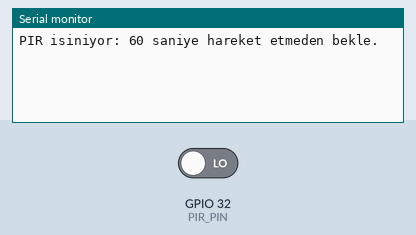
A sketch run on a simulated ESP32. Shown: the last lines printed to the serial monitor. Inputs (shaded band) come from the test bench; at power-on: GPIO 32 (PIR_PIN) LOW.

Above: at 1.2 s.
1.3 s: GPIO 32 (PIR_PIN) driven HIGH
At 2.0 s:
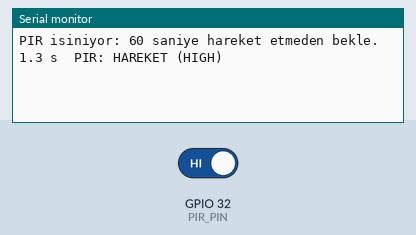
2.8 s: GPIO 32 (PIR_PIN) driven LOW
At 3.2 s:
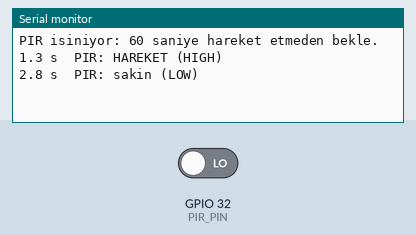

The sketch:

Foy5_PIR_Test.ino
```cpp
// FOY 5 - Kod 5.1: PIR ne zaman degisiyor?
const int PIR_PIN = 32;
int oncekiDurum = LOW;

void setup() {
  Serial.begin(115200);
  pinMode(PIR_PIN, INPUT);
  Serial.println("PIR isiniyor: 60 saniye hareket etmeden bekle.");
}

void loop() {
  int durum = digitalRead(PIR_PIN);

  if (durum != oncekiDurum) {          // yalniz degisince yaz (Foy 1)
    Serial.print(millis() / 1000.0, 1);
    Serial.print(" s  PIR: ");
    if (durum == HIGH) {
      Serial.println("HAREKET (HIGH)");
    } else {
      Serial.println("sakin (LOW)");
    }
    oncekiDurum = durum;
  }
}
```

Measured:
- after the input at 1.3 s, the serial monitor: prints a new line at once (image 1)
- after the input at 2.8 s, the serial monitor: prints a new line at once (image 2)
